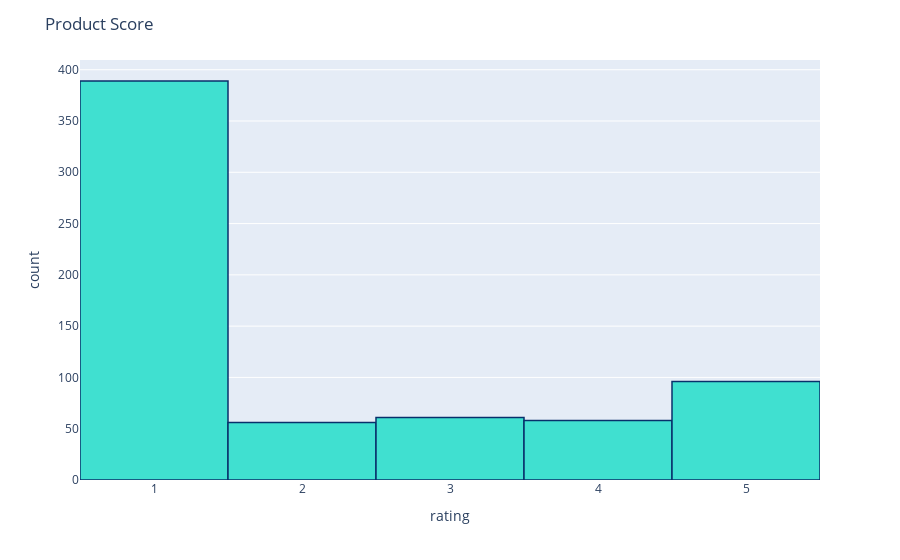

Here is the notebook cell this chart was saved with:
### Code cell
fig = px.histogram(df_slackNew, x="rating")
fig.update_traces(marker_color="turquoise",marker_line_color='rgb(8,48,107)',
                  marker_line_width=1.5)
fig.update_layout(title_text='Product Score')
fig.show()

### Figure 1 — Plotly figure (JSON) as saved in the notebook; plotly's stock layout.template omitted (floating-point values rounded to 4 significant figures; data arrays with more than 128 entries replaced by an {"elided": "..."} marker saying what was removed)
{"data": [{"alignmentgroup": "True", "bingroup": "x", "hovertemplate": "rating=%{x}<br>count=%{y}<extra></extra>", "legendgroup": "", "marker": {"color": "turquoise", "line": {"color": "rgb(8,48,107)", "width": 1.5}, "pattern": {"shape": ""}}, "name": "", "offsetgroup": "", "orientation": "v", "showlegend": false, "type": "histogram", "x": {"elided": "660 int values"}, "xaxis": "x", "yaxis": "y"}], "layout": {"barmode": "relative", "legend": {"tracegroupgap": 0}, "margin": {"t": 60}, "title": {"text": "Product Score"}, "xaxis": {"anchor": "y", "domain": [0, 1], "title": {"text": "rating"}}, "yaxis": {"anchor": "x", "domain": [0, 1], "title": {"text": "count"}}}}
